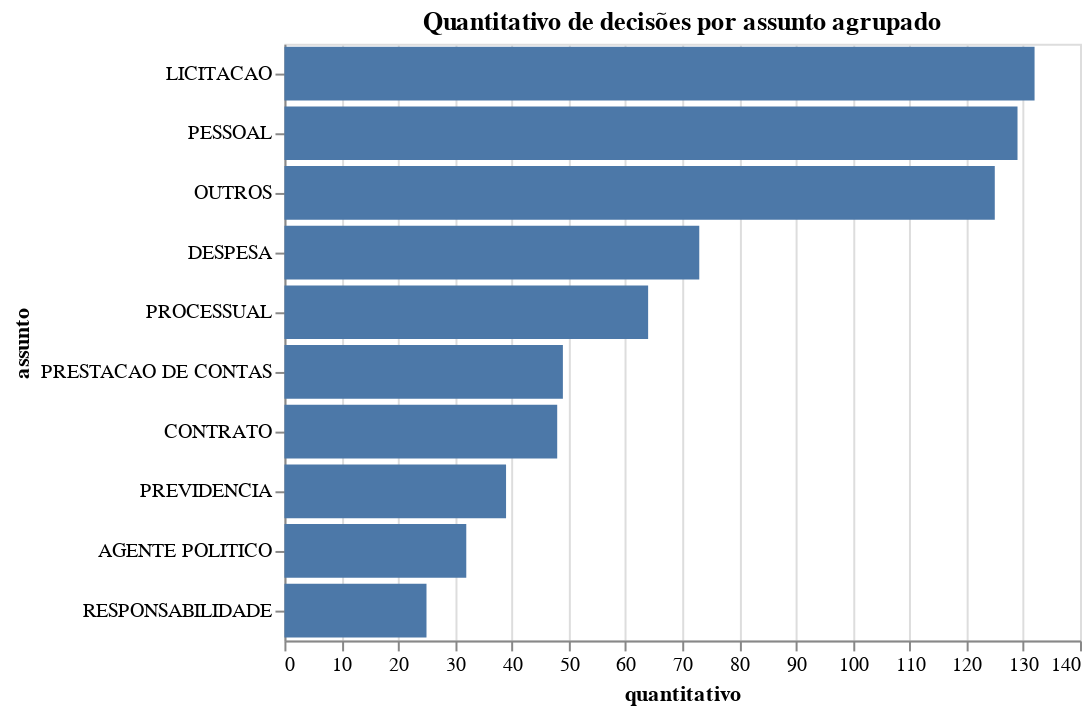

The notebook cell saved with this chart:
### Code cell
qtde_assuntos_agrupados = df.groupby('assunto_agrupado')['arquivo']\
    .count()\
    .reset_index()\
    .rename(columns={'assunto_agrupado': 'assunto', 'arquivo' : 'quantitativo'})
alt_agrupados = alt.Chart(qtde_assuntos_agrupados).mark_bar().encode(
    alt.X("quantitativo"),
    alt.Y("assunto", sort='-x', title="assunto"),
    tooltip=['assunto', 'quantitativo']
).properties(height=300,
             title='Quantitativo de decisões por assunto agrupado'
)
alt_agrupados

### Figure 1 — Vega-Lite specification as saved in the notebook (floating-point values rounded to 4 significant figures)
{"config": {"view": {"continuousWidth": 400, "continuousHeight": 300}}, "data": {"name": "data-9fbe9a3691ad291ca2415577b3a2e26f"}, "mark": "bar", "encoding": {"tooltip": [{"type": "nominal", "field": "assunto"}, {"type": "quantitative", "field": "quantitativo"}], "x": {"type": "quantitative", "field": "quantitativo"}, "y": {"type": "nominal", "field": "assunto", "sort": "-x", "title": "assunto"}}, "height": 300, "title": "Quantitativo de decisões por assunto agrupado", "$schema": "https://vega.github.io/schema/vega-lite/v4.8.1.json", "datasets": {"data-9fbe9a3691ad291ca2415577b3a2e26f": [{"assunto": "AGENTE POLITICO", "quantitativo": 32}, {"assunto": "CONTRATO", "quantitativo": 48}, {"assunto": "DESPESA", "quantitativo": 73}, {"assunto": "LICITACAO", "quantitativo": 132}, {"assunto": "OUTROS", "quantitativo": 125}, {"assunto": "PESSOAL", "quantitativo": 129}, {"assunto": "PRESTACAO DE CONTAS", "quantitativo": 49}, {"assunto": "PREVIDENCIA", "quantitativo": 39}, {"assunto": "PROCESSUAL", "quantitativo": 64}, {"assunto": "RESPONSABILIDADE", "quantitativo": 25}]}}
